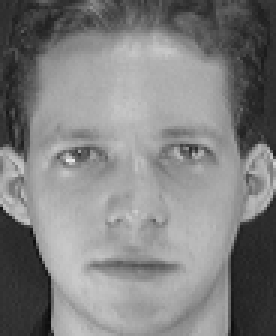
#> input picture learn_eigenface/att-face/s1/1.pgm, 92 x 112 px, found by its file name (shown 3 times larger)
$ python rank1_evaluate.py
#> lines starting #> are read from the running program, lines starting #| are printed output that depends on the picture
### learn_eigenface/face_align.py
import numpy as np
import cv2 as cv


class FaceAligner:
    def __init__(self, desiredLeftEye=(1.0/3, 0.375), desiredFaceWidth=92, desiredFaceHeight=112):
        # eye position, and desired output face width + height
        self.left_eye = desiredLeftEye
        self.width = desiredFaceWidth
        self.height = desiredFaceHeight
        # if the desired face height is None, set it to be the
        # desired face width (normal behavior)
        if self.height is None:
            self.height = self.width

    def align(self, image, left_eye_center: tuple, right_eye_center: tuple, corp=True):
        # calculate angle
        dy = right_eye_center[1] - left_eye_center[1]
        dx = right_eye_center[0] - left_eye_center[0]
        angle = np.degrees(np.arctan2(dy, dx))
        # calculate scale
        right_eye = 1.0 - self.left_eye[0]
        dist = np.sqrt((dx ** 2) + (dy ** 2))
        to_dist = (right_eye - self.left_eye[0]) * self.width
        scale = to_dist / dist
        # get affine transform matrix
        center = ((left_eye_center[0] + right_eye_center[0]) // 2,
                  (left_eye_center[1] + right_eye_center[1]) // 2)
        M = cv.getRotationMatrix2D(center, angle, scale)
        tx = self.width * 0.5
        ty = self.height * self.left_eye[1]
        M[0, 2] += (tx - center[0])
        M[1, 2] += (ty - center[1])
        # transform and corp image
        (w, h) = (self.width, self.height)
        output = cv.warpAffine(image, M, (w, h), flags=cv.INTER_CUBIC)
        if corp:
            return output[16:-16, 16:-16]  # corp to shape (80, 60)
        else:
            return output

### learn_eigenface/rank1_evaluate.py
import csv
import time

import cv2 as cv
import numpy as np
import matplotlib.pyplot as plt
from face_align import FaceAligner
from learn_eigenface.mytrain import pca

if __name__ == '__main__':
    aligner = FaceAligner()
    images_map = {}
    train_images = []
    test_images = []
    test_labels = []
    train_labels = []
    with open("data_marker.csv") as f:
#> (reads learn_eigenface/data_marker.csv from the repository)
        reader = csv.DictReader(f)
        for row in reader:
            img = cv.imread(row["file"])
#> img is the input picture: shape (112, 92, 3); min 11, max 234, mean 128.3
            img = cv.cvtColor(img, cv.COLOR_BGR2GRAY)
#> img: shape (112, 92)
            left_eye = (int(row["eye1_x"]), int(row["eye1_y"]))
            right_eye = (int(row["eye2_x"]), int(row["eye2_y"]))
            img = cv.equalizeHist(aligner.align(img, left_eye, right_eye))  # histogram equalization
#> in align, `output = cv.warpAffine(image, M, (w, h), flags=cv.INTER_CUBIC)`:
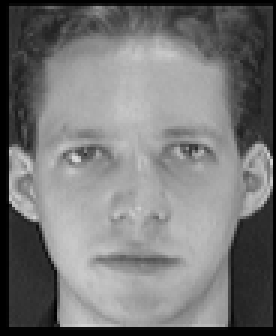
#> output: shape (112, 92) (shown 3 times larger); min 0, max 217, mean 117.9
#> in align, `return output[16:-16, 16:-16]`:
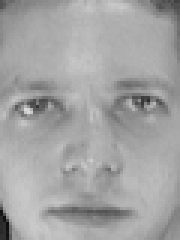
#> returned value: shape (80, 60) (shown 3 times larger); min 13, max 217, mean 163.3
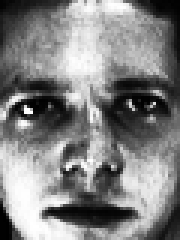
#> img: shape (80, 60) (shown 3 times larger); min 0, max 255, mean 129.7

            if row["id"] not in images_map.keys():
                images_map[row["id"]] = []

            if len(images_map[row["id"]]) < 5:
                # train list
                images_map[row["id"]].append(row['file'])
                train_images.append(img.flatten())
                train_labels.append(int(row["id"].removeprefix("s")))
            else:
                # test list
                images_map[row["id"]].append(row['file'])
                test_images.append(img.flatten())
                test_labels.append(int(row["id"].removeprefix("s")))
#> pass 2 of the loop `for row in reader:`:
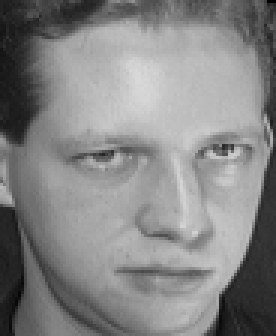
#> input picture learn_eigenface/att-face/s1/10.pgm, 92 x 112 px, found by its file name (shown 3 times larger)
#> img is the input picture: shape (112, 92, 3); min 1, max 217, mean 132.8
#> in align (call 2), `return output[16:-16, 16:-16]`:
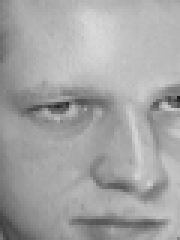
#> returned value: shape (80, 60) (shown 3 times larger); min 29, max 217, mean 164.4
#> `img = cv.equalizeHist(aligner.align(img, left_eye, right_eye))`:
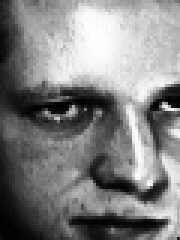
#> img: shape (80, 60) (shown 3 times larger); min 0, max 255, mean 129
#> (the run stopped early here; a loop or call above may not have finished)
